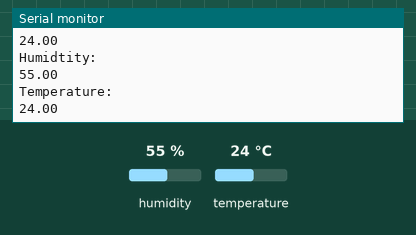
Bench run of a sketch on a simulated Arduino Uno, built with avr-gcc and run on an emulated ATmega328P. Parts: the last lines printed to the serial monitor. The inputs (shaded band) are chosen by the test bench; at power-on: humidity 55 %, temperature 24 °C.

Above: at 2.8 s.
2.9 s: humidity set to 22 %
At 5.5 s:
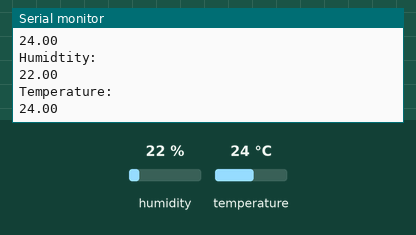
5.6 s: temperature set to 12 °C
At 6.6 s:
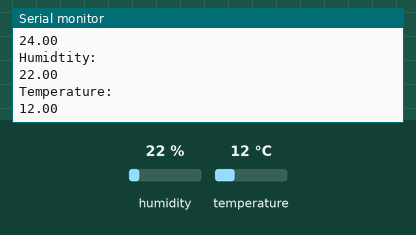
8.3 s: humidity set to 40 %
At 11.0 s:
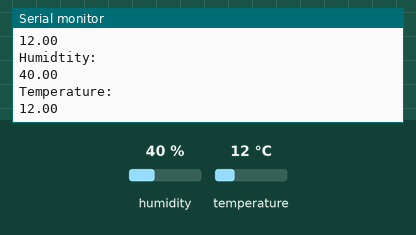
Timing chart, 0 to 12.5 s (numbered marks = the images above; inputs shaded):
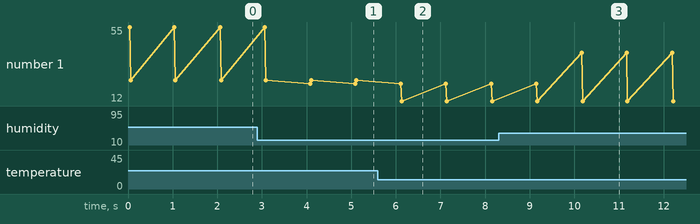

Measured:
- after the input at 2.9 s, the serial monitor: prints a new line after 1.2 s (image 1)
- after the input at 5.6 s, the serial monitor: prints a new line after 0.53 s (image 2)
- after the input at 8.3 s, the serial monitor: prints a new line after 1.9 s (image 3)
- plotted number 1: 24 → 12 after the input at 5.6 s

The sketch:

pr12.ino
```cpp
#include <DHT.h>
#define Type DHT11
int sensePin = 3;
DHT ht(sensePin, Type);
float humidity;
float temp;

void setup(){
  Serial.begin(9600);
  ht.begin();
}

void loop(){
  humidity = ht.readHumidity();
  temp = ht.readTemperature();
  Serial.println("Humidtity:");
  Serial.println(humidity);
  Serial.println("Temperature:");
  Serial.println(temp);
  delay(1000);
  Serial.println("\n");
}
```
